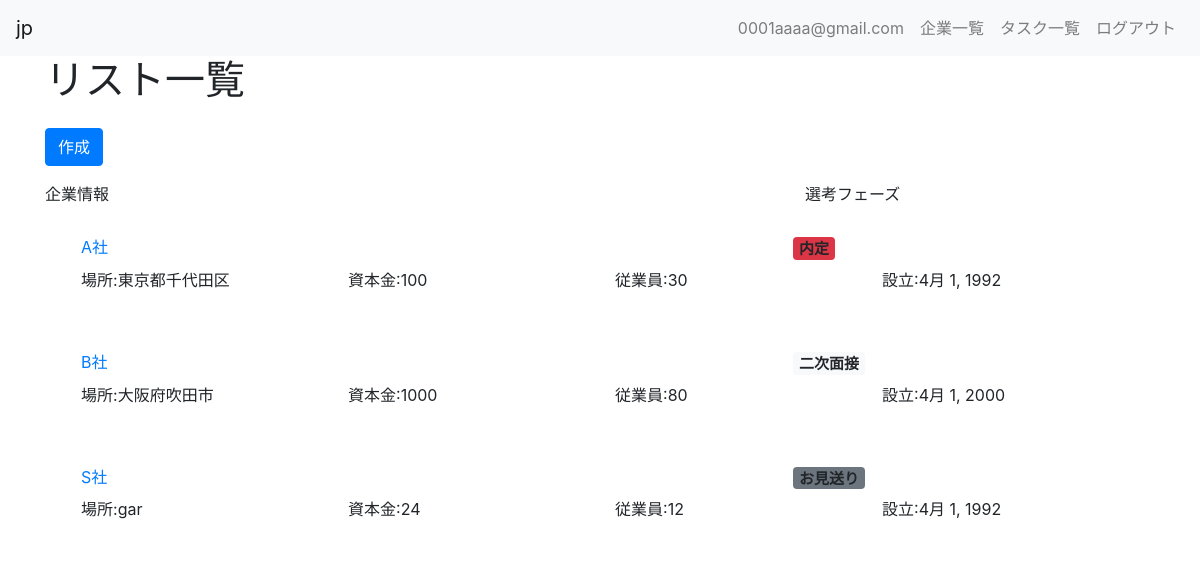
The page /jpapp/companies/ (signed in) on the database its author committed.
### jpapp/models.py (models this page shows, shortened)
class Company(models.Model):
    company_name = models.CharField(max_length=200)
    location = models.TextField()
    capital = models.IntegerField()
    total_employee = models.IntegerField()
    establishd = models.DateField(null=True)
    description = models.TextField()
    phase = models.IntegerField(
      choices = CHOICE,
      default='0'
    )
    user = models.ForeignKey(User, on_delete=models.CASCADE)

### jpapp/views.py (the view)
# urls.py: path("companies/", views.CompanyListView.as_view(), name="companies_list"),
class CompanyListView(LoginRequiredMixin, ListView):
    model = Company
    template_name = "jpapp/companies/list.html"

### templates/jpapp/companies/list.html (shortened to what this page needs)
{% extends "jpapp/base.html" %}
{% block content %}
<div class="container">
  <h1>リスト一覧</h1>
  <a class="btn btn-primary my-3" href="{% url 'jpapp:companies_create' %}" role="button">作成</a>
  <div class="row">
    <div class="col-8 bgred">
      <p>企業情報</p>
    </div>
    <div class="col-4 bgblue">
      <p>選考フェーズ</p>
    </div>
  </div>
    {% for list in company_list %}
    <div class="alert alert-{{ list.phase }}" role="alert">
      <div class="container">
        <div class="row">
          <div class="col-8"><a href="{% url 'jpapp:companies_detail' list.pk %}">{{ list.company_name }}</a>
          </div>
          <div class="col-4">
            {% if list.phase == 7 %}
              <h5><span class="badge bg-secondary">{{ list.get_phase_display }}</span></h5>
            {% elif list.phase == 6 %}
              <h5><span class="badge bg-danger">{{ list.get_phase_display }}</span></h5>
            {% elif list.phase == 7 %}
              <h5><span class="badge bg-info">{{ list.get_phase_display }}</span></h5>
            {% else %}
              <h5><span class="badge bg-light">{{ list.get_phase_display }}</span></h5>
            {% endif %}
          </div>
        </div>
        <div class="row">
          <div class="col"><p>場所:{{ list.location }}</p>
          </div>
          <div class="col"><p>資本金:{{ list.capital }}</p>
          </div>
          <div class="col"><p>従業員:{{ list.total_employee }}</p>
          </div>
          <div class="col"><p>設立:{{ list.establishd }}</p>
          </div>
        </div>
      </div>
    </div>
    {% endfor %}
</div>
{% endblock %}

### templates/jpapp/base.html (shortened to what this page needs)
<!doctype html>
<html lang="ja">
  <head>
    <link rel="stylesheet" href="https://stackpath.bootstrapcdn.com/bootstrap/4.3.1/css/bootstrap.min.css">
    <link href="https://use.fontawesome.com/releases/v5.6.1/css/all.css" rel="stylesheet">
  </head>
  <body>
    <header>
      <nav class="navbar navbar-expand-lg navbar-light bg-light">
        <a class="navbar-brand" href="{% url 'jpapp:index' %}">jp</a>
        <div class="collapse navbar-collapse" id="navbarSupportedContent">
          <ul class="navbar-nav">
            {% if request.user.is_authenticated %}
            <li class="nav-item">
              <a class="nav-link" href="{% url 'jpapp:users_detail' request.user.pk %}">{{ request.user.username }}</a>
            </li>
            <li class="nav-item">
              <a class="nav-link" href="{% url 'jpapp:companies_list' %}">企業一覧</a>
            </li>
            <li class="nav-item">
              <a class="nav-link" href="{% url 'jpapp:tasks_list' %}">タスク一覧</a>
            </li>
            <li class="nav-item">
              <a class="nav-link" href="{% url 'logout' %}">ログアウト</a>
            </li>
            {% endif %}
          </ul>
        </div>
      </nav>
    </header>
    <main>
      {% block content %}
      {% endblock %}
    </main>
  </body>
</html>

### rows shown on the page
Company: company_name "A社", phase "内定", location "東京都千代田区", capital "100", total_employee "30", establishd "4月 1, 1992"
Company: company_name "B社", phase "二次面接", location "大阪府吹田市", capital "1000", total_employee "80", establishd "4月 1, 2000"
Company: company_name "S社", phase "お見送り", location "gar", capital "24", total_employee "12", establishd "4月 1, 1992"

### other values the page prints
{{ request.user.username }} "0001aaaa@gmail.com"
